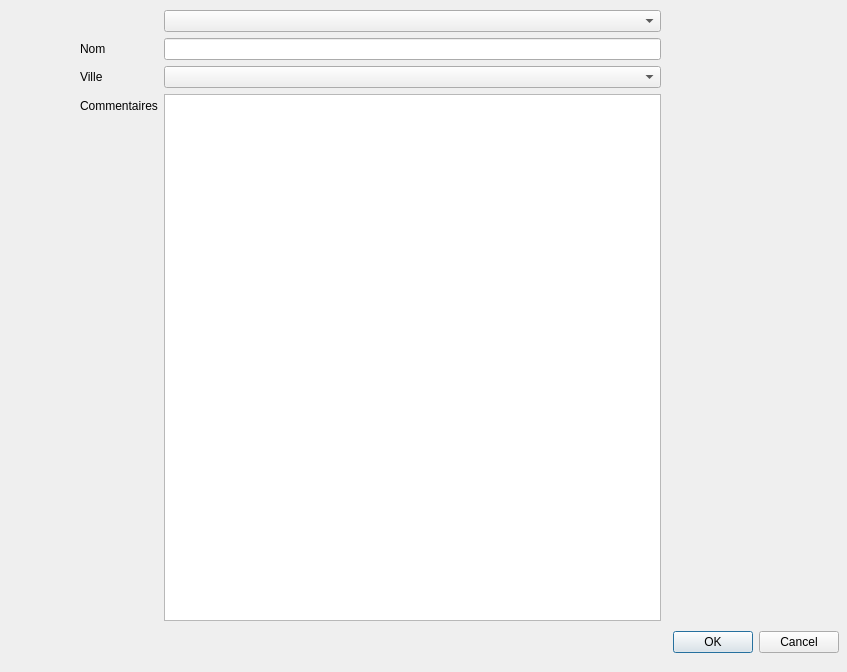
<?xml version="1.0" encoding="UTF-8"?>
<ui version="4.0">
 <class>DialogClient</class>
 <widget class="QDialog" name="DialogClient">
  <property name="geometry">
   <rect>
    <x>0</x>
    <y>0</y>
    <width>847</width>
    <height>672</height>
   </rect>
  </property>
  <property name="windowTitle">
   <string>Dialog</string>
  </property>
  <widget class="QDialogButtonBox" name="buttonBox">
   <property name="geometry">
    <rect>
     <x>40</x>
     <y>630</y>
     <width>799</width>
     <height>25</height>
    </rect>
   </property>
   <property name="orientation">
    <enum>Qt::Horizontal</enum>
   </property>
   <property name="standardButtons">
    <set>QDialogButtonBox::Cancel|QDialogButtonBox::Ok</set>
   </property>
  </widget>
  <widget class="QWidget" name="formLayoutWidget">
   <property name="geometry">
    <rect>
     <x>80</x>
     <y>10</y>
     <width>581</width>
     <height>611</height>
    </rect>
   </property>
   <layout class="QFormLayout" name="formLayout">
    <item row="3" column="0">
     <widget class="QLabel" name="label_2">
      <property name="text">
       <string>Ville</string>
      </property>
     </widget>
    </item>
    <item row="3" column="1">
     <widget class="QComboBox" name="comboBox_Ville"/>
    </item>
    <item row="4" column="0">
     <widget class="QLabel" name="label_3">
      <property name="text">
       <string>Commentaires</string>
      </property>
     </widget>
    </item>
    <item row="4" column="1">
     <widget class="QTextEdit" name="textEdit_Commentaires"/>
    </item>
    <item row="1" column="1">
     <widget class="QComboBox" name="comboBox_civilite"/>
    </item>
    <item row="2" column="1">
     <widget class="QLineEdit" name="lineEdit_Noml"/>
    </item>
    <item row="2" column="0">
     <widget class="QLabel" name="label">
      <property name="text">
       <string>Nom</string>
      </property>
     </widget>
    </item>
   </layout>
  </widget>
 </widget>
 <resources/>
 <connections>
  <connection>
   <sender>buttonBox</sender>
   <signal>accepted()</signal>
   <receiver>DialogClient</receiver>
   <slot>accept()</slot>
   <hints>
    <hint type="sourcelabel">
     <x>248</x>
     <y>254</y>
    </hint>
    <hint type="destinationlabel">
     <x>157</x>
     <y>274</y>
    </hint>
   </hints>
  </connection>
  <connection>
   <sender>buttonBox</sender>
   <signal>rejected()</signal>
   <receiver>DialogClient</receiver>
   <slot>reject()</slot>
   <hints>
    <hint type="sourcelabel">
     <x>316</x>
     <y>260</y>
    </hint>
    <hint type="destinationlabel">
     <x>286</x>
     <y>274</y>
    </hint>
   </hints>
  </connection>
 </connections>
</ui>
